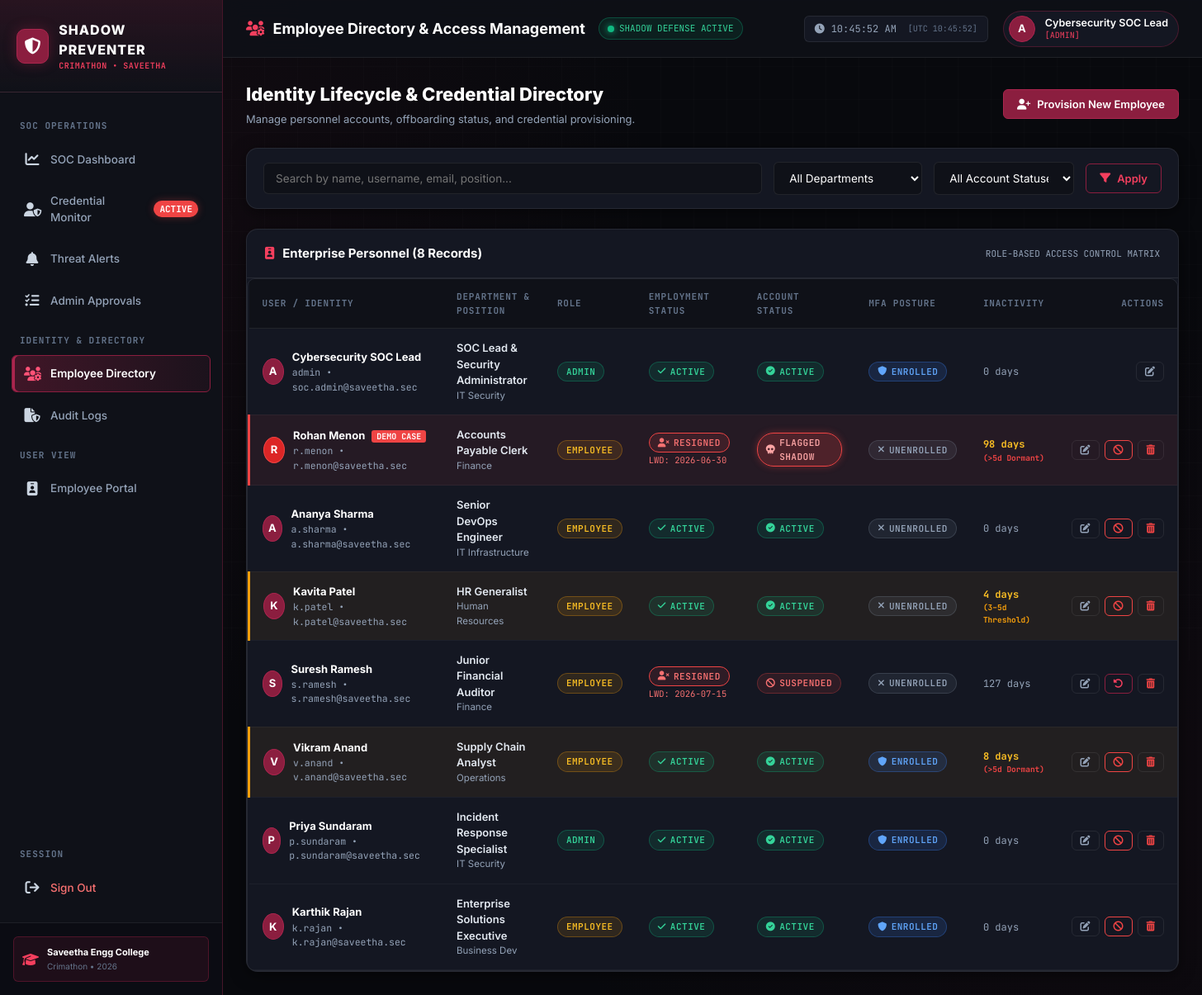
The page /admin/employees (signed in) on the database its author committed.
### tables this page shows
CREATE TABLE users (
        id INTEGER PRIMARY KEY AUTOINCREMENT,
        username TEXT UNIQUE NOT NULL,
        password_hash TEXT NOT NULL,
        full_name TEXT NOT NULL,
        email TEXT UNIQUE NOT NULL,
        role TEXT NOT NULL DEFAULT 'employee',
        position TEXT NOT NULL,
        department TEXT NOT NULL,
        employment_status TEXT NOT NULL DEFAULT 'Active',
        resignation_date TEXT,
        account_status TEXT NOT NULL DEFAULT 'Active',
        mfa_enabled INTEGER NOT NULL DEFAULT 0,
        mfa_method TEXT DEFAULT 'None',
        last_login TEXT,
        last_login_ip TEXT,
        last_login_location TEXT,
        created_at TEXT NOT NULL,
        updated_at TEXT NOT NULL
    );

### app.py (the view)
@app.route('/admin/employees')
@login_required
@admin_required
def admin_employees():
    db = get_db()
    search = request.args.get('search', '').strip()
    status_filter = request.args.get('status', '').strip()
    dept_filter = request.args.get('dept', '').strip()
    query = "SELECT * FROM users WHERE 1=1"
    params = []
    if search:
        query += " AND (username LIKE ? OR full_name LIKE ? OR email LIKE ? OR position LIKE ?)"
        wildcard = f"%{search}%"
        params.extend([wildcard, wildcard, wildcard, wildcard])
    if status_filter:
        query += " AND account_status = ?"
        params.append(status_filter)
    if dept_filter:
        query += " AND department = ?"
        params.append(dept_filter)
    query += " ORDER BY id ASC"
    employees = db.execute(query, params).fetchall()
    enriched_employees = []
    for emp in employees:
        d = dict(emp)
        d['inactivity_days'] = calculate_inactivity_days(emp['last_login'])
        enriched_employees.append(d)
    departments = [r['department'] for r in db.execute("SELECT DISTINCT department FROM users").fetchall()]
    return render_template(
        'employees.html',
        employees=enriched_employees,
        departments=departments,
        search=search,
        status_filter=status_filter,
        dept_filter=dept_filter
    )

### templates/employees.html (shortened to what this page needs)
{% extends "base.html" %}
{% block page_title %}
  <i class="fas fa-users-gear" style="color: #f43f5e;"></i>
  <span>Employee Directory & Access Management</span>
{% endblock %}
{% block content %}
<div class="dashboard-hero-bar">
  <div class="hero-title-group">
    <h1>Identity Lifecycle & Credential Directory</h1>
    <p>Manage personnel accounts, offboarding status, and credential provisioning.</p>
  </div>
  <div class="hero-actions">
    <button type="button" class="btn-cyber btn-maroon" onclick="openModal('addEmployeeModal')">
      <i class="fas fa-user-plus"></i>
      <span>Provision New Employee</span>
    </button>
  </div>
</div>
<div class="cyber-card" style="margin-bottom: 24px;">
  <div class="card-body-cyber" style="padding: 16px 20px;">
    <form method="GET" action="{{ url_for('admin_employees') }}" style="display: flex; gap: 14px; flex-wrap: wrap; align-items: center;">
      <div style="flex: 1; min-width: 220px;">
        <input type="text" name="search" class="form-input-cyber" placeholder="Search by name, username, email, position..." value="{{ search }}">
      </div>
      <div style="width: 180px;">
        <select name="dept" class="form-select-cyber" onchange="this.form.submit()">
          <option value="">All Departments</option>
        </select>
      </div>
      <div style="width: 170px;">
        <select name="status" class="form-select-cyber" onchange="this.form.submit()">
          <option value="">All Account Statuses</option>
        </select>
      </div>
      <button type="submit" class="btn-cyber btn-outline-maroon">
        <i class="fas fa-filter"></i> Apply
      </button>
    </form>
  </div>
</div>
<div class="cyber-card">
  <div class="card-header-cyber">
    <div class="card-title-cyber">
      <i class="fas fa-id-badge"></i>
      <span>Enterprise Personnel ({{ employees|length }} Records)</span>
    </div>
    <div style="font-size: 11px; font-family: var(--font-mono); color: #94a3b8;">
      ROLE-BASED ACCESS CONTROL MATRIX
    </div>
  </div>
  <div class="card-body-cyber" style="padding: 0;">
    <div class="table-responsive">
      <table class="cyber-table">
        <thead>
          <tr>
            <th>User / Identity</th>
            <th>Department & Position</th>
            <th>Role</th>
            <th>Employment Status</th>
            <th>Account Status</th>
            <th>MFA Posture</th>
            <th>Inactivity</th>
            <th style="text-align: right;">Actions</th>
          </tr>
        </thead>
        <tbody>
          {% for emp in employees %}
          <tr class="{% if emp.account_status == 'Flagged' %}row-flagged{% elif emp.inactivity_days >= 3 and emp.account_status != 'Suspended' %}row-dormant{% endif %}">
            <td>
              <div style="display: flex; align-items: center; gap: 10px;">
                <div class="avatar-badge" style="{% if emp.username == 'r.menon' %}background: #dc2626; border-color: #ef4444;{% endif %}">
                  {{ emp.username[:1]|upper }}
                </div>
                <div>
                  <div style="font-weight: 700; color: #fff;">
                    {{ emp.full_name }}
                    {% if emp.username == 'r.menon' %}
                    <span style="font-size: 10px; background: #ef4444; color: #fff; padding: 1px 6px; border-radius: 3px; font-family: var(--font-mono); margin-left: 5px;">DEMO CASE</span>
                    {% endif %}
                  </div>
                  <div style="font-size: 11.5px; color: #94a3b8; font-family: var(--font-mono);">
                    {{ emp.username }} &bull; {{ emp.email }}
                  </div>
                </div>
              </div>
            </td>
            <td>
              <div style="font-weight: 600; color: #e2e8f0;">{{ emp.position }}</div>
              <div style="font-size: 11.5px; color: #94a3b8;">{{ emp.department }}</div>
            </td>
            <td>
              <span class="status-pill {% if emp.role == 'admin' %}status-active{% else %}status-dormant{% endif %}">
                {{ emp.role|upper }}
              </span>
            </td>
            <td>
              {% if emp.employment_status == 'Resigned' %}
              <span class="status-pill status-suspended" style="border-color: #ef4444;">
                <i class="fas fa-user-xmark"></i> Resigned
              </span>
              <div style="font-size: 10.5px; color: #f87171; font-family: var(--font-mono); margin-top: 2px;">
                LWD: {{ emp.resignation_date or 'N/A' }}
              </div>
              {% else %}
              <span class="status-pill status-active">
                <i class="fas fa-check"></i> Active
              </span>
              {% endif %}
            </td>
            <td>
              {% if emp.account_status == 'Active' %}
              <span class="status-pill status-active"><i class="fas fa-circle-check"></i> Active</span>
              {% elif emp.account_status == 'Suspended' %}
              <span class="status-pill status-suspended"><i class="fas fa-ban"></i> Suspended</span>
              {% elif emp.account_status == 'Flagged' %}
              <span class="status-pill status-flagged"><i class="fas fa-skull"></i> Flagged Shadow</span>
              {% else %}
              <span class="status-pill status-dormant">{{ emp.account_status }}</span>
              {% endif %}
            </td>
            <td>
              {% if emp.mfa_enabled %}
              <span class="status-pill status-mfa-on"><i class="fas fa-shield"></i> Enrolled</span>
              {% else %}
              <span class="status-pill status-mfa-off"><i class="fas fa-xmark"></i> Unenrolled</span>
              {% endif %}
            </td>
            <td>
              <span style="font-family: var(--font-mono); font-size: 12px; {% if emp.inactivity_days >= 3 and emp.account_status != 'Suspended' %}color: #fbbf24; font-weight: 700;{% else %}color: #94a3b8;{% endif %}">
                {{ emp.inactivity_days }} days
                {% if 3 <= emp.inactivity_days <= 5 and emp.account_status != 'Suspended' %}
                <span style="display: block; font-size: 9.5px; color: #f59e0b;">(3–5d Threshold)</span>
                {% elif emp.inactivity_days > 5 and emp.account_status != 'Suspended' %}
                <span style="display: block; font-size: 9.5px; color: #ef4444;">(&gt;5d Dormant)</span>
                {% endif %}
              </span>
            </td>
            <td style="text-align: right;">
              <div style="display: inline-flex; gap: 6px;">
                <button type="button" class="btn-cyber btn-outline btn-sm" onclick='openEditModal({{ emp|tojson }})' title="Edit Employee">
                  <i class="fas fa-pen-to-square"></i>
                </button>
                {% if emp.account_status != 'Suspended' and emp.username != 'admin' %}
                <form action="{{ url_for('suspend_account', user_id=emp.id) }}" method="POST" style="display: inline;">
                  <button type="submit" class="btn-cyber btn-outline-danger btn-sm" title="Suspend Account" onclick="return confirm('Suspend account for {{ emp.username }}?')">
                    <i class="fas fa-ban"></i>
                  </button>
                </form>
                {% elif emp.account_status == 'Suspended' %}
                <form action="{{ url_for('reactivate_account', user_id=emp.id) }}" method="POST" style="display: inline;">
                  <button type="submit" class="btn-cyber btn-outline-maroon btn-sm" title="Reactivate Account" onclick="return confirm('Reactivate account for {{ emp.username }}?')">
                    <i class="fas fa-rotate-left"></i>
                  </button>
                </form>
                {% endif %}
                {% if emp.username != 'admin' %}
                <form action="{{ url_for('delete_employee', user_id=emp.id) }}" method="POST" style="display: inline;">
                  <button type="submit" class="btn-cyber btn-outline btn-sm" style="color: #ef4444;" title="Delete Record" onclick="return confirm('Permanently delete {{ emp.username }} from system?')">
                    <i class="fas fa-trash-can"></i>
                  </button>
                </form>
                {% endif %}
              </div>
            </td>
          </tr>
          {% else %}
          <tr>
            <td colspan="8" style="text-align: center; padding: 30px; color: #94a3b8;">
              No employee accounts match the query criteria.
            </td>
          </tr>
          {% endfor %}
        </tbody>
      </table>
    </div>
  </div>
</div>
{% endblock %}

### templates/base.html (shortened to what this page needs)
<!DOCTYPE html>
<html lang="en">
<head>
  <link rel="stylesheet" href="https://cdnjs.cloudflare.com/ajax/libs/font-awesome/6.5.1/css/all.min.css">
  <link rel="stylesheet" href="{{ url_for('static', filename='css/style.css') }}">
  <link rel="stylesheet" href="{{ url_for('static', filename='css/dashboard.css') }}">
</head>
<body>
  <div class="app-container">
    {% if session.get('user_id') %}
    <aside class="sidebar">
      <div class="sidebar-header">
        <div class="brand-icon">
          <i class="fas fa-shield-halved"></i>
        </div>
        <div class="brand-title">
          <span class="brand-name">SHADOW PREVENTER</span>
          <span class="brand-subtitle">CRIMATHON &bull; SAVEETHA</span>
        </div>
      </div>
      <nav class="sidebar-nav">
        {% if session.get('role') == 'admin' %}
        <div class="nav-section-title">SOC Operations</div>
        <a href="{{ url_for('admin_dashboard') }}" class="nav-item {% if request.endpoint == 'admin_dashboard' %}active{% endif %}">
          <i class="fas fa-chart-line"></i>
          <span>SOC Dashboard</span>
        </a>
        <a href="{{ url_for('credential_monitoring') }}" class="nav-item {% if request.endpoint == 'credential_monitoring' %}active{% endif %}">
          <i class="fas fa-user-shield"></i>
          <span>Credential Monitor</span>
          <span class="nav-badge badge-alert">ACTIVE</span>
        </a>
        <a href="{{ url_for('admin_alerts') }}" class="nav-item {% if request.endpoint == 'admin_alerts' %}active{% endif %}">
          <i class="fas fa-bell"></i>
          <span>Threat Alerts</span>
        </a>
        <a href="{{ url_for('admin_approvals') }}" class="nav-item {% if request.endpoint == 'admin_approvals' %}active{% endif %}">
          <i class="fas fa-tasks"></i>
          <span>Admin Approvals</span>
        </a>
        <div class="nav-section-title">Identity & Directory</div>
        <a href="{{ url_for('admin_employees') }}" class="nav-item {% if request.endpoint == 'admin_employees' %}active{% endif %}">
          <i class="fas fa-users-gear"></i>
          <span>Employee Directory</span>
        </a>
        <a href="{{ url_for('admin_audit_logs') }}" class="nav-item {% if request.endpoint == 'admin_audit_logs' %}active{% endif %}">
          <i class="fas fa-file-shield"></i>
          <span>Audit Logs</span>
        </a>
        <div class="nav-section-title">User View</div>
        <a href="{{ url_for('employee_portal') }}" class="nav-item {% if request.endpoint == 'employee_portal' %}active{% endif %}">
          <i class="fas fa-id-badge"></i>
          <span>Employee Portal</span>
        </a>
        {% endif %}
        <div class="nav-section-title" style="margin-top: auto;">Session</div>
        <a href="{{ url_for('logout') }}" class="nav-item" style="color: #f87171;">
          <i class="fas fa-arrow-right-from-bracket"></i>
          <span>Sign Out</span>
        </a>
      </nav>
      <div class="sidebar-footer">
        <div class="college-badge">
          <i class="fas fa-graduation-cap"></i>
          <div class="college-text">
            <strong>Saveetha Engg College</strong>
            <span>Crimathon &bull; 2026</span>
          </div>
        </div>
      </div>
    </aside>
    {% endif %}
    <div class="main-wrapper" {% if not session.get('user_id') %}style="margin-left: 0;"{% endif %}>
      {% if session.get('user_id') %}
      <header class="top-header">
        <div class="header-left">
          <div class="page-title">
            {% block page_title %}Security Command Center{% endblock %}
          </div>
          <div class="system-status-indicator">
            <span class="pulse-dot"></span>
            <span>SHADOW DEFENSE ACTIVE</span>
          </div>
        </div>
        <div class="header-right">
          <div class="terminal-clock" id="terminal-clock-display">
          </div>
          <div class="header-user-profile">
            <div class="avatar-badge">
              {{ session.get('username', 'U')[:1]|upper }}
            </div>
            <div class="user-info-text">
              <span class="user-display-name">{{ session.get('full_name', session.get('username')) }}</span>
              <span class="user-role-badge">[{{ session.get('role', 'user')|upper }}]</span>
            </div>
          </div>
        </div>
      </header>
      {% endif %}
      <main class="content-body">
        {% block content %}{% endblock %}
      </main>
    </div>
  </div>
</body>
</html>

### rows shown on the page
users: get "Cybersecurity SOC Lead", username "A", full_name "Cybersecurity SOC Lead", username "admin", email "soc.admin@saveetha.sec", position "SOC Lead & Security Administrator", department "IT Security", role "ADMIN", employment_status "Active" (drawn), account_status "Active" (drawn), mfa_enabled 1 (drawn), inactivity_days "0"
users: username "R", full_name "Rohan Menon", shows "DEMO CASE", username "r.menon", email "r.menon@saveetha.sec", position "Accounts Payable Clerk", department "Finance", role "EMPLOYEE", resignation_date "2026-06-30", account_status "Flagged" (drawn), mfa_enabled 0 (drawn), inactivity_days "98"
users: username "A", full_name "Ananya Sharma", username "a.sharma", email "a.sharma@saveetha.sec", position "Senior DevOps Engineer", department "IT Infrastructure", role "EMPLOYEE", employment_status "Active" (drawn), account_status "Active" (drawn), shows "UNENROLLED", inactivity_days "0"
users: username "K", full_name "Kavita Patel", username "k.patel", email "k.patel@saveetha.sec", position "HR Generalist", department "Human Resources", role "EMPLOYEE", employment_status "Active" (drawn), account_status "Active" (drawn), mfa_enabled 0 (drawn), inactivity_days "4"
users: username "S", full_name "Suresh Ramesh", username "s.ramesh", email "s.ramesh@saveetha.sec", position "Junior Financial Auditor", department "Finance", role "EMPLOYEE", resignation_date "2026-07-15", account_status "Suspended" (drawn), mfa_enabled 0 (drawn), inactivity_days "127"
users: username "V", full_name "Vikram Anand", username "v.anand", email "v.anand@saveetha.sec", position "Supply Chain Analyst", department "Operations", role "EMPLOYEE", employment_status "Active" (drawn), account_status "Active" (drawn), mfa_enabled 1 (drawn), inactivity_days "8"
users: username "P", full_name "Priya Sundaram", username "p.sundaram", email "p.sundaram@saveetha.sec", position "Incident Response Specialist", department "IT Security", role "ADMIN", employment_status "Active" (drawn), account_status "Active" (drawn), mfa_enabled 1 (drawn), inactivity_days "0"
users: username "K", full_name "Karthik Rajan", username "k.rajan", email "k.rajan@saveetha.sec", position "Enterprise Solutions Executive", department "Business Dev", role "EMPLOYEE", employment_status "Active" (drawn), account_status "Active" (drawn), mfa_enabled 1 (drawn), inactivity_days "0"

### other values the page prints
{{ session.get('username', 'U')[:1]|upper }} "A"
{{ session.get('role', 'user')|upper }} "ADMIN"
{{ employees|length }} "8"
